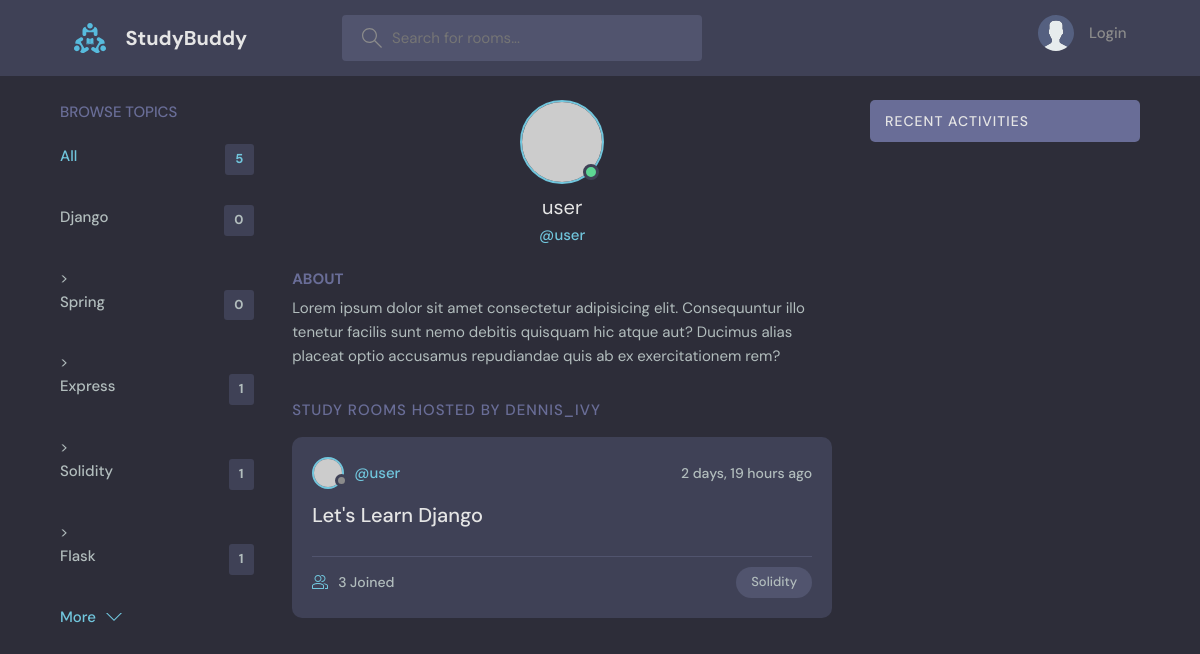
Before: /profile/3/ with the older database file.
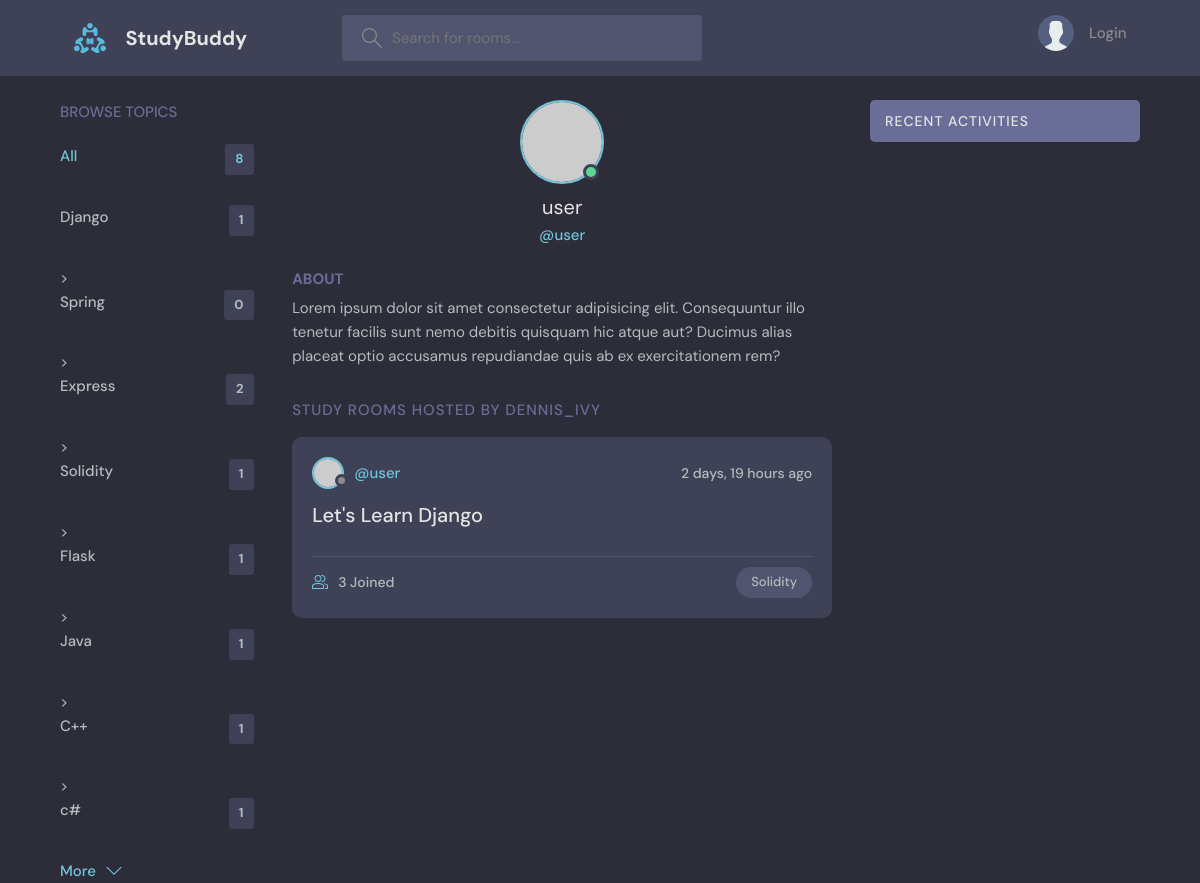
After: the same page with the newer database file.
### base/models.py (models this page shows, shortened)
class Topic(models.Model):
    name = models.CharField(max_length=200)

class Room(models.Model):
    host = models.ForeignKey(User, on_delete=models.SET_NULL, null=True)
    topic = models.ForeignKey(Topic, on_delete=models.SET_NULL, null=True)
    name = models.CharField(max_length=200)
    description = models.TextField(null=True, blank=True)
    participants = models.ManyToManyField(User, related_name='participants', blank=True)
    updated = models.DateTimeField(auto_now=True)
    created = models.DateTimeField(auto_now_add=True)
    class Meta:
        ordering = ['-updated', '-created']

### base/views.py (the view)
# urls.py: path('profile/<str:pk>/', views.userProfile, name="user-profile"),
def userProfile(request, pk):
    user = User.objects.get(id=pk)
    rooms = user.room_set.all()
    room_messages = user.message_set.all()
    topics = Topic.objects.all()
    context = {'user': user, 'rooms': rooms, 'room_messages': room_messages, 'topics': topics}
    return render(request, 'base/profile.html', context)

### base/templates/base/profile.html (shortened to what this page needs)
{% extends 'main.html' %}
{% block content %}
    <main class="profile-page layout layout--3">
        <div class="container">
            {% include 'base/topics_component.html' %}
            <div class="roomList">
                <div class="profile">
                    <div class="profile__avatar">
                        <div class="avatar avatar--large active">
                            <img src="https://randomuser.me/api/portraits/men/11.jpg"/>
                        </div>
                    </div>
                    <div class="profile__info">
                        <h3>{{ user.username }}</h3>
                        <p>@{{ user.username }}</p>
                    </div>
                    <div class="profile__about">
                        <h3>About</h3>
                        <p>
                            Lorem ipsum dolor sit amet consectetur adipisicing elit. Consequuntur illo tenetur
                            facilis sunt nemo debitis quisquam hic atque aut? Ducimus alias placeat optio
                            accusamus repudiandae quis ab ex exercitationem rem?
                        </p>
                    </div>
                </div>
                <div class="roomList__header">
                    <div>
                        <h2>Study Rooms Hosted by dennis_ivy</a>
                        </h2>
                    </div>
                </div>
                {% include 'base/feed_component.html' %}
            </div>
            {% include 'base/activity_component.html' %}
        </div>
    </main>
{% endblock content %}

### templates/main.html (shortened to what this page needs)
<!DOCTYPE html>
{% load static %}
<html lang="en">
<head>
    <link rel="stylesheet" href="{% static 'style.css' %}"/>
</head>
<body>
{% include 'navebar.html' %}
{% block content %}
{% endblock %}
</body>
</html>

### templates/navebar.html (shortened to what this page needs)
{% load static %}
<header class="header header--loggedIn">
    <div class="container">
        <a href="{% url 'home' %}" class="header__logo">
            <img src="{% static 'images/logo.svg' %}"/>
            <h1>StudyBuddy</h1>
        </a>
        <form method="get" action="{% url 'home' %}" class="header__search">
            <label>
                <input name="q" placeholder="Search for rooms..."/>
            </label>
        </form>
        <nav class="header__menu">
            {% if request.user.is_authenticated %}
                <div class="header__user">
                    <a href="{% url 'update-user' %}">
                        <div class="avatar avatar--medium active">
                            <img src="https://randomuser.me/api/portraits/men/37.jpg"/>
                        </div>
                        <p>{{ request.user.username }} <span>{{ request.user.username }}</span></p>
                    </a>
                    <button class="dropdown-button">
                        <svg version="1.1" xmlns="http://www.w3.org/2000/svg" width="32" height="32"
                             viewBox="0 0 32 32">
                            <title>chevron-down</title>
                            <path d="M16 21l-13-13h-3l16 16 16-16h-3l-13 13z"></path>
                        </svg>
                    </button>
                </div>
            {% else %}
                <a href="{% url 'update-user' %}">
                    <img src="{% static 'images/avatar.svg'%}" />
                    <p>Login</p>
                </a>
            {% endif %}
        </nav>
    </div>
</header>

### base/templates/base/topics_component.html
<div class="topics">
    <div class="topics__header">
        <h2>Browse Topics</h2>
    </div>
    <ul class="topics__list">
        <li>
            <a href="{% url 'home' %}" class="active">All <span>{{ topics.count }}</span></a>
        </li
                {% for topic in topics %}>
                    <li>
                        <a href={% url 'home' %}?q={{ topic.name }}>{{ topic.name }}
                            <span>{{ topic.room_set.all.count }}</span></a>
                    </li>
                {% endfor %}
    </ul>
    <a class="btn btn--link" href="topics.html">
        More
        <svg version="1.1" xmlns="http://www.w3.org/2000/svg" width="32" height="32" viewBox="0 0 32 32">
            <title>chevron-down</title>
            <path d="M16 21l-13-13h-3l16 16 16-16h-3l-13 13z"></path>
        </svg>
    </a>
</div>

### base/templates/base/feed_component.html (shortened to what this page needs)
{% for room in rooms %}
    <div class="roomListRoom">
        <div class="roomListRoom__header">
            <a href="{% url 'user-profile' room.host.id %}" class="roomListRoom__author">
                <div class="avatar avatar--small">
                    <img src="https://randomuser.me/api/portraits/women/11.jpg"/>
                </div>
                <span>@{{ room.host.username }}</span>
            </a>
            <div class="roomListRoom__actions">
                <span>{{ room.created|timesince }} ago</span>
            </div>
        </div>
        <div class="roomListRoom__content">
            <a href="{% url "room" room.id %}">{{ room.name }}</a>
        </div>
        <div class="roomListRoom__meta">
            <a href="{% url "room" room.id %}" class="roomListRoom__joined">
                {{ room.participants.all.count }} Joined
            </a>
            <p class="roomListRoom__topic">{{ room.topic.name }}</p>
        </div>
    </div>
{% endfor %}

### base/templates/base/activity_component.html (shortened to what this page needs)
<div class="activities">
    <div class="activities__header">
        <h2>Recent Activities</h2>
    </div>
</div>

Changed rows visible on the page:
computed for Topic "Django": room_set.all.count "0" → "1"
computed for Topic "Express": room_set.all.count "1" → "2"
added Topic: name "Java", room_set.all.count "1"
added Topic: name "C++", room_set.all.count "1"
added Topic: name "c#", room_set.all.count "1"
Other visible differences:
{{ topics.count }}: "5" → "8"
